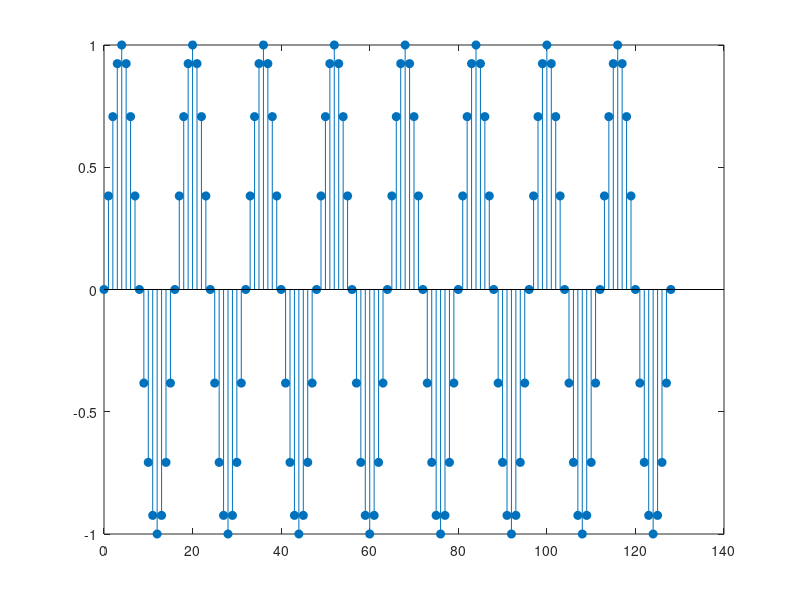

Recreate this plot in MATLAB.

%Original Signal
t=0:1/1000:2;
F=4;
x_t=sin(2*pi*F*t);

% Sampling signal
Ts=1/64;
ts=0:Ts:2;
x_n =sin(2*pi*F*ts);

n=ts/Ts;

%plot(t,x_t);
%hold on;
stem(n,x_n,'filled');

%xlabel('t');
%ylabel('sin(8\pi t)');
%title('sin(8\pi t)');